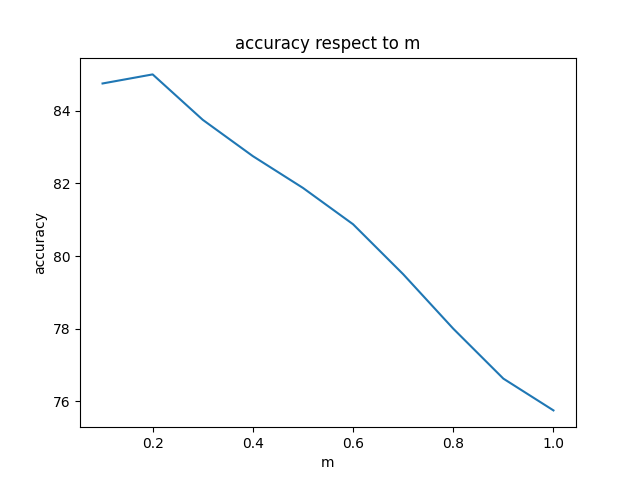

Source code (Python):
# SeekTruth.py : Classify text objects into two categories
#
# Mahsa Monshizadeh 2000757990
#
# Based on skeleton code by D. Crandall, October 2021
#

import sys
import math
import numpy as np
import matplotlib.pyplot as plt

def load_file(filename):
    objects=[]
    labels=[]
    with open(filename, "r") as f:
        for line in f:
            parsed = line.strip().split(' ',1)
            labels.append(parsed[0] if len(parsed)>0 else "")
            objects.append(parsed[1] if len(parsed)>1 else "")

    return {"objects": objects, "labels": labels, "classes": list(set(labels))}


def pre_processing(data):
    punctuations = '''!()-[]{};:'"\,<>./?@#$%^&*_~'''
    for sentence in range(len(data)):
        new_sentence = ""
        for c in data[sentence]:
            if c not in punctuations:
                new_sentence = new_sentence + c
        data[sentence] = new_sentence
    return data

# classifier : Train and apply a bayes net classifier
#
# This function should take a train_data dictionary that has three entries:
#        train_data["objects"] is a list of strings corresponding to reviews
#        train_data["labels"] is a list of strings corresponding to ground truth labels for each review
#        train_data["classes"] is the list of possible class names (always two)
#
# and a test_data dictionary that has objects and classes entries in the same format as above. It
# should return a list of the same length as test_data["objects"], where the i-th element of the result
# list is the estimated classlabel for test_data["objects"][i]
#
# Do not change the return type or parameters of this function!
#


def classifier(cross_train, cross_trainR, cross_test, m):
    # This is just dummy code -- put yours here!
    truthful_words = {}
    deceptive_words = {}
    truthful_words_count = 0
    deceptive_words_count = 0
    truthful_sentences_count = 0
    deceptive_sentences_count = 0
    train_data = pre_processing(cross_train)
    test_data = pre_processing(cross_test)
    all_unique_words = []
    
    for sentence in range(len(train_data)):
        if cross_trainR[sentence] == "truthful":
            truthful_sentences_count += 1
            for word in train_data[sentence].split(" "):
                if word not in all_unique_words:
                    all_unique_words.append(word)
                truthful_words_count += 1
                if word in truthful_words:
                    truthful_words[word] += 1
                else:
                    truthful_words[word] = 1
        else:
            deceptive_sentences_count += 1
            for word in train_data[sentence].split(" "):
                if word not in all_unique_words:
                    all_unique_words.append(word)
                deceptive_words_count += 1
                if word in deceptive_words:
                    deceptive_words[word] += 1
                else:
                    deceptive_words[word] = 1

    predicted_labels = []
    for sentence in test_data:
        Prob_of_truthful_given_sentence = math.log(truthful_sentences_count/(truthful_sentences_count + deceptive_sentences_count))
        Prob_of_deceptive_given_sentence = math.log(deceptive_sentences_count/(truthful_sentences_count + deceptive_sentences_count))
        for word in sentence.split(" "):
            if word not in truthful_words:
                Prob_of_truthful_given_sentence += math.log(m/(truthful_words_count + m*len(all_unique_words)))
            else:
                Prob_of_truthful_given_sentence += math.log((m+truthful_words[word])/(truthful_words_count + m*len(all_unique_words)))
            
            if word not in deceptive_words:
                Prob_of_deceptive_given_sentence += math.log(m/(deceptive_words_count + m*len(deceptive_words)))
            else:
                Prob_of_deceptive_given_sentence += math.log((m+deceptive_words[word])/(deceptive_words_count + m*len(deceptive_words)))

        if Prob_of_truthful_given_sentence > Prob_of_deceptive_given_sentence:
            predicted_labels.append("truthful")
        else:
            predicted_labels.append("deceptive")

    return predicted_labels

def accur(cross_train, cross_trainR, cross_test, cross_testR, m):
    results= classifier(cross_train, cross_trainR, cross_test, m)
    correct_ct = sum([ (results[i] == cross_testR[i]) for i in range(0, len(cross_testR))])
    return 100.0 * correct_ct / len(cross_testR)


def cross_validation(train_data):
    n = len(train_data["objects"])
    phi = np.array(train_data["objects"])
    t = np.array(train_data["labels"])
    # p = np.random.permutation(n)
    # phi, t = phi[p], t[p]
    p = np.random.permutation(len(phi))
    phi, t = phi[p], t[p]
    train = phi[:(2*n)//3]
    trainR = t[:(2*n)//3]
    test = phi[(2*n)//3:]
    testR = t[(2*n)//3:]

    length = len(train)
    m_accuracies = []
    for m in np.arange(0.1, 1.1, 0.1):
        accuracy = []
        for i in range(10):
            if i == 0:
                cross_train = train[(i+1)*length//10:]
                cross_trainR = trainR[(i+1)*length//10:]
            elif i == 9:
                cross_train = train[:i*length//10]
                cross_trainR = trainR[:i*length//10]
            else:
                cross_train = np.concatenate((train[:i*length//10],train[(i+1)*length//10:]))
                cross_trainR = np.concatenate((trainR[:i*length//10],trainR[(i+1)*length//10:]))
            cross_test = train[i*length//10:(i+1)*length//10]
            cross_testR = trainR[i*length//10:(i+1)*length//10]
            acc = accur(cross_train, cross_trainR, cross_test, cross_testR, m)
            accuracy.append(acc)

        avg_acc = 0
        for a in accuracy:
            avg_acc += a
        m_accuracies.append(avg_acc/10)
    best_m = 0
    best_accuracy = 0
    for i in range(len(m_accuracies)):
        if m_accuracies[i]>best_accuracy:
            best_m = i/10 + 0.1
            best_accuracy= m_accuracies[i]
    return m_accuracies, best_accuracy, best_m


def plot(m_accuracies):
    m = [0.1, 0.2, 0.3, 0.4, 0.5, 0.6, 0.7, 0.8, 0.9, 1]
    plt.plot(m, m_accuracies) 
    plt.xlabel("m")
    plt.ylabel("accuracy")
    plt.title("accuracy respect to m")
    plt.savefig("optimizer.png")
    plt.show()


if __name__ == "__main__":
    if len(sys.argv) != 3:
        raise Exception("Usage: classify.py train_file.txt test_file.txt")

    (_, train_file, test_file) = sys.argv
    # Load in the training and test datasets. The file format is simple: one object
    # per line, the first word one the line is the label.
    train_data = load_file(train_file)
    test_data = load_file(test_file)
    if(sorted(train_data["classes"]) != sorted(test_data["classes"]) or len(test_data["classes"]) != 2):
        raise Exception("Number of classes should be 2, and must be the same in test and training data")

    # make a copy of the test data without the correct labels, so the classifier can't cheat!
    test_data_sanitized = {"objects": test_data["objects"], "classes": test_data["classes"]}

    m_accuracies, best_accuracy, best_m = cross_validation(train_data)

    plot(m_accuracies)
